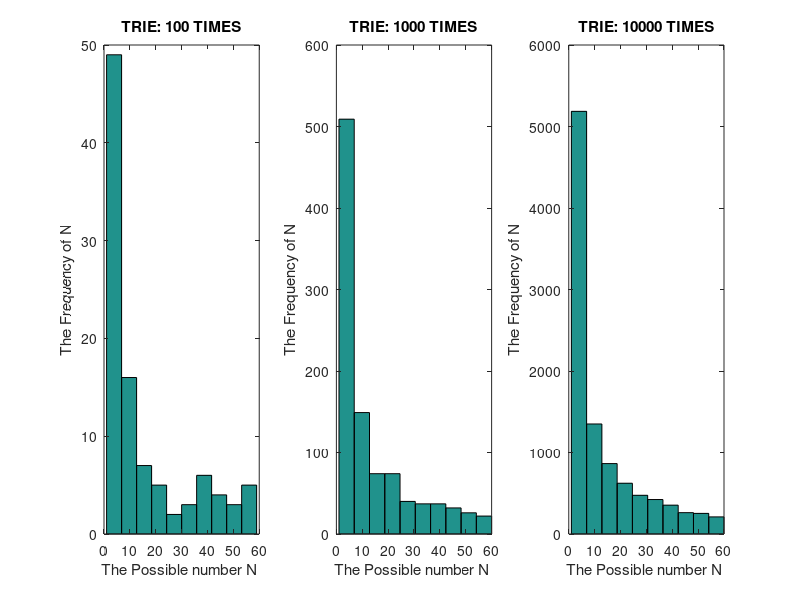

Recreate this plot in MATLAB.
%Q4
p=1./(1:60)
p=p./sum(p)
TRIES=[100,1000,10000]
for z=1:3
y=randsrc(TRIES(z),1,[1:60; p])%to use randsrc, MATLAB shoud be updated to 2016b 
        subplot(1,3,z);
           hist(y)
        title(['TRIE: ',num2str(TRIES(z)),' TIMES']);
        ylabel('The Frequency of N');
        xlabel('The Possible number N ');
end
